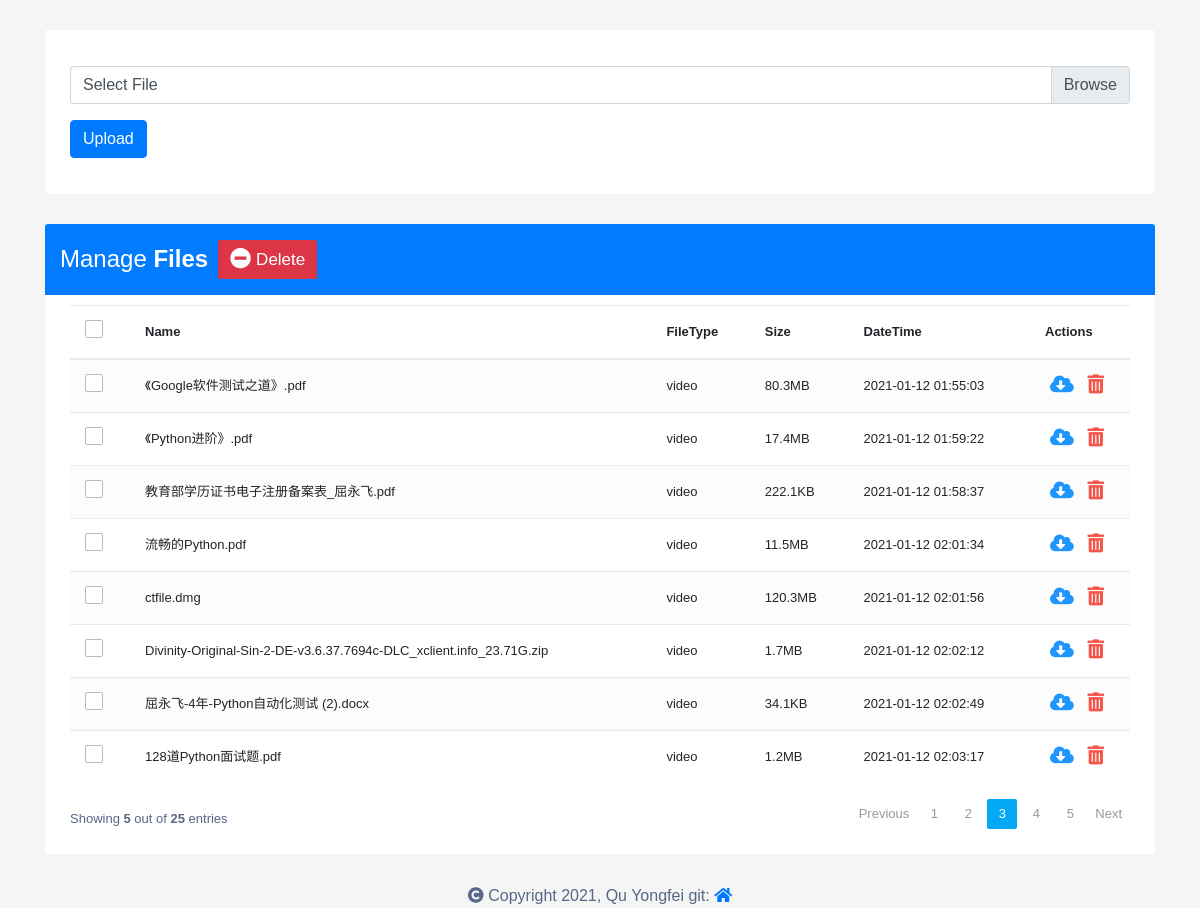
The page / on the database its author committed.
### tables this page shows
CREATE TABLE "tb_file" (
	"id"	INTEGER NOT NULL UNIQUE,
	"name"	TEXT,
	"type"	TEXT,
	"size"	INTEGER,
	"date"	TEXT,
	PRIMARY KEY("id" AUTOINCREMENT)
);

### app.py (the view)
@app.route('/')
def index():
    data = query()
    return render_template('upload_file.html', emp=data)

### FileManageApp/model.py (called while the page is built)
def connet_db():
    return sqlite3.connect('/Users/kingfei/Desktop/FileUploadandDownload/DB/File.db')

def query():
    conn = connet_db()
    cursor = conn.cursor()
    c = cursor.execute("""SELECT * FROM tb_file""")
    result = c.fetchall()
    conn.commit()
    cursor.close()
    conn.close()
    logger.debug('查询数据成功！')
    return result

### templates/upload_file.html (shortened to what this page needs)
{% extends "database.html" %}
	{% block upload_file_arae %}
		<div class="container">
		  <div class="table-responsive">
				<div class="table-wrapper">
					<div class="row">
						<div class="col-xl-12">
							<div class="mb-3 mt-3">
								<div class="form-group mb-3" style="overflow: hidden">
									<div class="custom-file">
										<label for="file_input" id="file_input_label" class="custom-file-label">Select File</label>
									</div>
								</div>
								<button onclick="upload('{{ request.url }}')" id="upload_btn" class="btn btn-primary">Upload</button>
							</div>
						</div>
					</div>
				</div>
			</div>
		</div>
	{% endblock %}
	{% block show_file_arae %}
		{{ super() }}
	{% endblock %}

### templates/database.html (shortened to what this page needs)
{% extends "basepage.html" %}
{% block show_file_arae %}
<div class="container fontsize">
		<div class="table-responsive">
			<div class="table-wrapper">
				<div class="table-title">
					<div class="row">
						<div class="col-xs-6">
							<h2>Manage <b>Files</b></h2>
						</div>
						<div class="col-xs-6">
							<a href="#DeleteModal" class="btn btn-danger" data-toggle="modal"><i class="fas fa-minus-circle fa-1x"></i> <span>Delete</span></a>
						</div>
					</div>
				</div>
				<table class="table table-striped table-hover">
					<thead>
						<tr>
							<th>
								<span class="custom-checkbox">
									<label for="selectAll"></label>
								</span>
							</th>
							<th>Name</th>
							<th>FileType</th>
							<th>Size</th>
							<th>DateTime</th>
							<th>Actions</th>
						</tr>
					</thead>
					<tbody id="insert_data">
						{% for data in emp %}
							<tr id={{data[1]}}>
								<td>
									<span class="custom-checkbox">
										<label for="checkbox1"></label>
									</span>
								</td>
								<td>{{ data[1] }}</td>
								<td>{{ data[2] }}</td>
								<td>{{ data[3] }}</td>
								<td>{{ data[4] }}</td>
								<td>
									<a href="#DownloadModal" class="edit" data-toggle="modal"><i class="fas fa-cloud-download-alt fa-1x" data-toggle="tooltip" title="Down"></i></a>
									<a href="#DeleteModal" class="delete" data-toggle="modal"><i class="fas fa-trash-alt fa-1x" data-toggle="tooltip" title="Delete"></i></a>
								</td>
							</tr>
						{% endfor %}
					</tbody>
				</table>
				<div class="clearfix">
					<div class="hint-text">Showing <b>5</b> out of <b>25</b> entries</div>
					<ul class="pagination">
						<li class="page-item disabled"><a href="#">Previous</a></li>
						<li class="page-item"><a href="#" class="page-link">1</a></li>
						<li class="page-item"><a href="#" class="page-link">2</a></li>
						<li class="page-item active"><a href="#" class="page-link">3</a></li>
						<li class="page-item"><a href="#" class="page-link">4</a></li>
						<li class="page-item"><a href="#" class="page-link">5</a></li>
						<li class="page-item"><a href="#" class="page-link">Next</a></li>
					</ul>
				</div>
			</div>
		</div>
    </div>
{% endblock %}

### templates/basepage.html (shortened to what this page needs)
<!DOCTYPE html>
<html lang="en">
  <head>
    {% block head %}
    <link rel="stylesheet" href="{{ url_for('static', filename='css/bootstrap.min.css') }}">
    <link rel="stylesheet" href="{{ url_for('static', filename='css/all.css') }}">
    <link rel="stylesheet" href="{{ url_for('static', filename='css/custom.css') }}">
    {% endblock %}
  </head>
<body>
  {% block upload_file_arae %}
  {% endblock %}
  {% block show_file_arae %}
  {% endblock %}
  <div class="container statement">
    <a>
      <i class="fas fa-copyright" data-toggle="tooltip"></i>
    </a> Copyright 2021, Qu Yongfei git:
    <a href="https://github.com/kingfei521/file-manage.git">
      <i class="fas fa-home"></i>
    </a>
  </div>
</body>
</html>

### static/css/all.css (style rules this page uses)
.fa, .fas, .far, .fal, .fad, .fab { -moz-osx-font-smoothing: grayscale; -webkit-font-smoothing: antialiased; display: inline-block; font-style: normal; font-variant: normal; text-rendering: auto; line-height: 1; }
.fa-1x { font-size: 1em; }
.fa-cloud-download-alt:before { content: "\f381"; }
.fa-copyright:before { content: "\f1f9"; }
.fa-home:before { content: "\f015"; }
.fa-minus-circle:before { content: "\f056"; }
.fa-trash-alt:before { content: "\f2ed"; }
.fa, .fas { font-family: 'Font Awesome 5 Free'; font-weight: 900; }

### static/css/custom.css (style rules this page uses)
body { color: #566787; background: #f5f5f5; font-family: 'Varela Round', sans-serif; }
.table-responsive { margin: 30px 0; }
.table-wrapper { min-width: 1000px; background: #fff; padding: 20px 25px; border-radius: 3px; box-shadow: 0 1px 1px rgba(0,0,0,.05); }
.table-title { padding-bottom: 15px; background: #037bfe; color: #fff; padding: 16px 30px; margin: -20px -25px 10px; border-radius: 3px 3px 0 0; }
.table-title h2 { margin: 5px 0 0; font-size: 24px; }
.table-title .btn { color: #fff; float: right; font-size: 17px; border: none; min-width: 50px; border-radius: 2px; border: none; outline: none !important; margin-left: 10px; }
.table-title .btn i { float: left; margin-top: 2px; font-size: 21px; margin-right: 5px; }
.table-title .btn span { float: left; margin-top: 1px; }
table.table tr th, table.table tr td { border-color: #e9e9e9; padding: 12px 15px; vertical-align: middle; }
table.table tr th:first-child { width: 60px; }
table.table tr th:last-child { width: 100px; }
table.table-striped tbody tr:nth-of-type(odd) { background-color: #fcfcfc; }
table.table td:last-child i { opacity: 0.9; margin: 0 5px; }
table.table td a { font-weight: bold; color: #566787; display: inline-block; text-decoration: none; outline: none !important; }
table.table td a.edit { color: #078bff; }
table.table td a.delete { color: #F44336; }
table.table td i { font-size: 19px; }
.pagination { float: right; margin: 0 0 5px; }
.pagination li a { border: none; font-size: 13px; min-width: 30px; min-height: 30px; color: #999; margin: 0 2px; line-height: 30px; border-radius: 2px !important; text-align: center; padding: 0 6px; }
.pagination li.active a, .pagination li.active a.page-link { background: #03A9F4; }
.hint-text { float: left; margin-top: 10px; font-size: 13px; }
.custom-checkbox { position: relative; }
.custom-checkbox label:before { width: 18px; height: 18px; }
.custom-checkbox label:before { content: ''; margin-right: 10px; display: inline-block; vertical-align: text-top; background: white; border: 1px solid #bbb; border-radius: 2px; box-sizing: border-box; z-index: 2; }
.fontsize { font-size: 13px; }
.statement { width: fit-content; align-content: center; }

### rows shown on the page
tb_file: name "《Google软件测试之道》.pdf", type "video", size "80.3MB", date "2021-01-12 01:55:03"
tb_file: name "《Python进阶》.pdf", type "video", size "17.4MB", date "2021-01-12 01:59:22"
tb_file: name "教育部学历证书电子注册备案表_屈永飞.pdf", type "video", size "222.1KB", date "2021-01-12 01:58:37"
tb_file: name "流畅的Python.pdf", type "video", size "11.5MB", date "2021-01-12 02:01:34"
tb_file: name "ctfile.dmg", type "video", size "120.3MB", date "2021-01-12 02:01:56"
tb_file: name "Divinity-Original-Sin-2-DE-v3.6.37.7694c-DLC_xclient.info_23.71G.zip", type "video", size "1.7MB", date "2021-01-12 02:02:12"
tb_file: name "屈永飞-4年-Python自动化测试 (2).docx", type "video", size "34.1KB", date "2021-01-12 02:02:49"
tb_file: name "128道Python面试题.pdf", type "video", size "1.2MB", date "2021-01-12 02:03:17"
